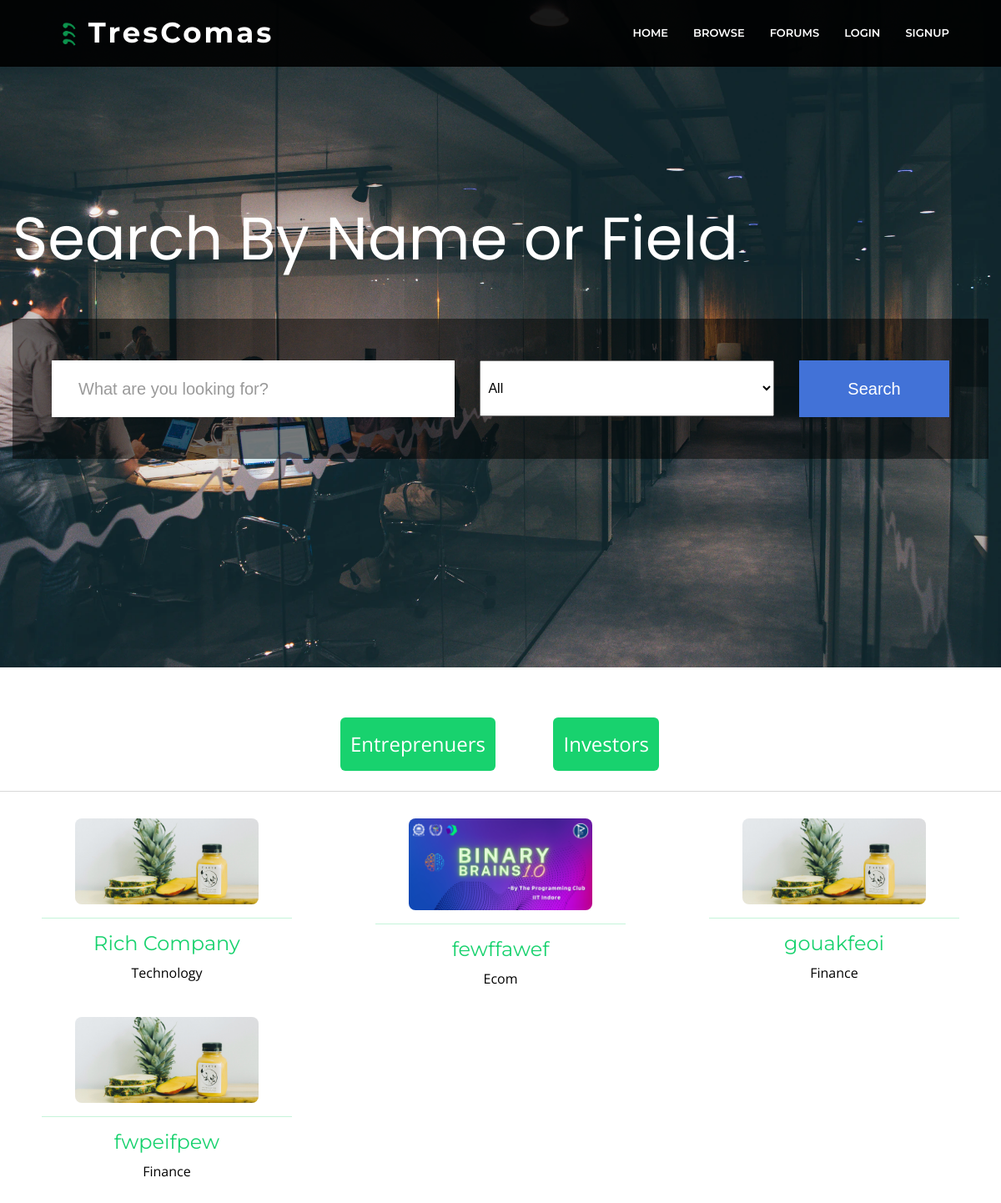
The app's page /browse, older data.
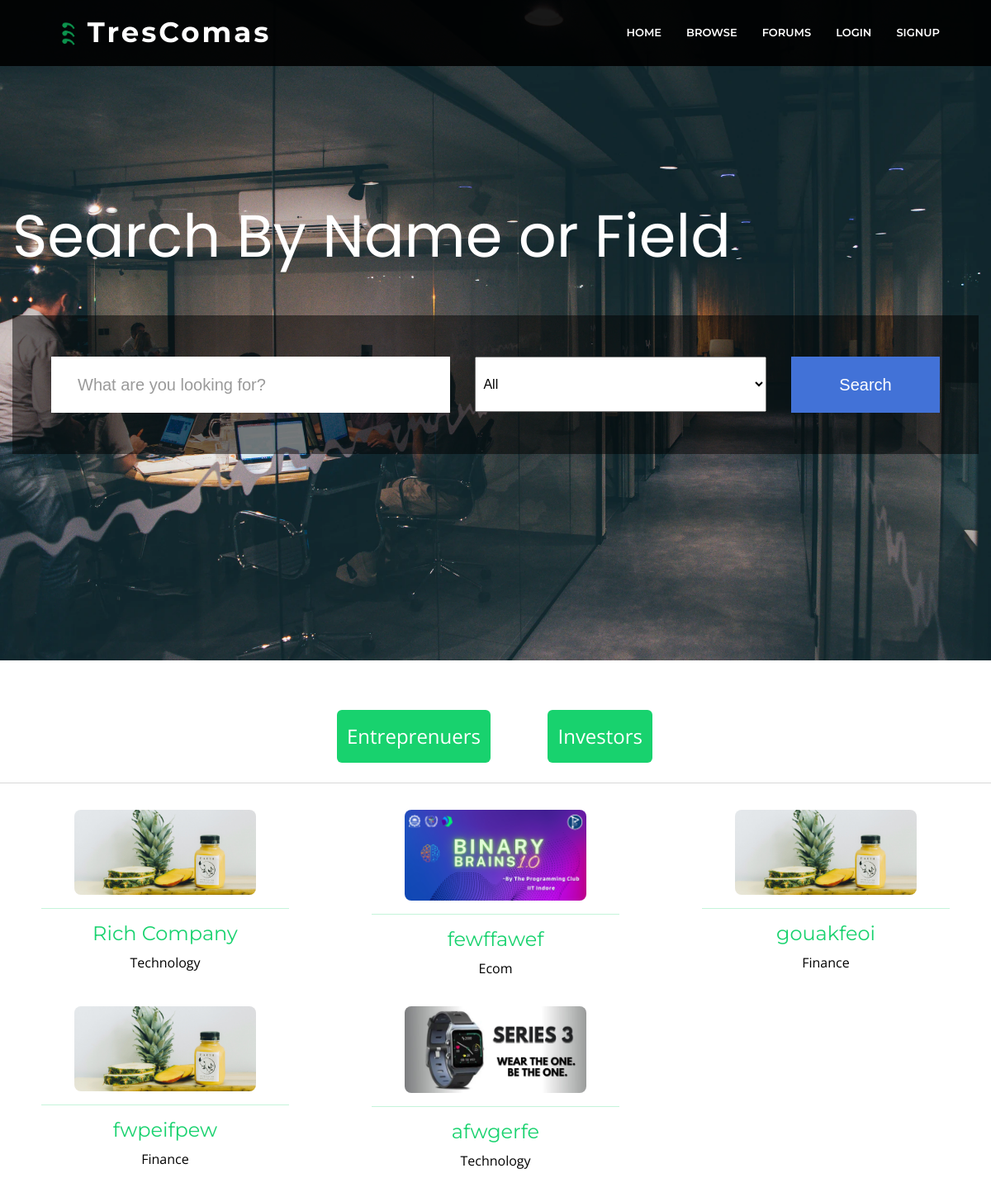
The same page, newer data.
### testx/models.py (models this page shows, shortened)
class Enterp(models.Model):
    user = models.OneToOneField(User, on_delete=models.CASCADE, default=None)
    name = models.CharField(max_length=100)
    username = models.CharField(max_length=100)
    companyname = models.CharField(max_length=100, default="")
    email = models.CharField(max_length=100)
    bplan = models.CharField(max_length=1000, default="Not Shared Yet")
    qpitch = models.CharField(max_length=1000, default="Not Shared Yet")
    cfunds = models.CharField(max_length=1000, default="Not Shared Yet")
    rfunding = models.CharField(max_length=1000, default="Not Shared Yet")
    field = models.CharField(max_length=1000, default="General")
    is_investor = models.BooleanField(default=False)
    image = models.ImageField(default='1920-1.jpg')

### testx/views.py (the view, shortened to what this page needs)
# urls.py: path('browse', views.browse, name="browse"),
def browse(request):
    II = Investor.objects.all()
    EE = Enterp.objects.all()
    return render(request, 'browse.html', {'invs': II, 'ents': EE})

### template/browse.html (shortened to what this page needs)
{% load static %}
<!DOCTYPE html>
<html lang="en">
<head>
  <link href="{% static '/vendor/animate.css/animate.min.css' %}" rel="stylesheet">
  <link href="{% static '/vendor/aos/aos.css' %}" rel="stylesheet">
  <link href="{% static '/vendor/bootstrap/css/bootstrap.min.css' %}" rel="stylesheet">
  <link href="{% static '/vendor/bootstrap-icons/bootstrap-icons.css' %}" rel="stylesheet">
  <link href="{% static '/vendor/glightbox/css/glightbox.min.css' %}" rel="stylesheet">
  <link href="{% static '/vendor/swiper/swiper-bundle.min.css' %}" rel="stylesheet">
  <link href="{% static '/css/style.css'%}" rel="stylesheet">
  <link href="{% static 'css/main.css' %}" rel="stylesheet" />
</head>
<body style="overflow-x: hidden;">
  <header id="header" class="fixed-top d-flex align-items-center header">
    <div class="container-fluid">
      <div class="row justify-content-center align-items-center">
        <div class="col-xl-11 d-flex align-items-center justify-content-between">
            <h1 class="logo" style="border-left:none ;"><a href="/" > <img src="/static/img/,,,.png"> TresComas</a></h1>
          <nav id="navbar" class="navbar">
            <ul>
              <li><a class="nav-link" href="/">Home</a></li>
              <li><a class="nav-link " href="browse">Browse</a></li>
              <li><a class="nav-link " href="/forums">Forums</a></li>
              {% if user.is_authenticated %}
              <li><a class="nav-link " href="/yprofile/{{user.username}}">Your Profile</a></li>
              <li><a class="nav-link " href="/logout">Logout</a></li>
              {% else %}
              <li><a class="nav-link " href="/login">Login</a></li>
              <li><a class="nav-link " href="/signup">Signup</a></li>
              {% endif %}
            </ul>
          </nav>
        </div>
      </div>
    </div>
  </header>
  <div class="s01" style="background: url('/static/img/photo-1541746972996-4e0b0f43e02a.webp'); background-size: cover;">
    <form method="POST">
      <fieldset>
        <legend>Search By Name or Field</legend>
      </fieldset>
      <div class="inner-form">
        <div class="input-field first-wrap">
          <input id="search" name="searchx" type="text" placeholder="What are you looking for?" />
        </div>
        <div class="input-field second-wrap" style="border-radius:20px">
          <select name="filterq" type="text" style="width:100%; height:99%;padding-left: 5px;">
            <option value="all">All</option>
        </select>
        </div>
        <div class="input-field third-wrap">
          <button class="btn-search" type="submit">Search</button>
        </div>
      </div>
    </form>
  </div>
  <div class="row justify-content-center" style="margin-top:5% ;">
    <div class="container " >
      <div class="row" style="margin-bottom: 2%;">
      <div class="col-4"> </div>
      <div class="col-4 ">
        <button class="btn btn-primary" onclick="changetoent()" style="margin-right: 17%; height: 8vh; font-size: x-large;   color: white; background:#18d26e; border: #18d26e; transition: 0.5s; " >Entreprenuers</button>
        <button class="btn btn-primary" onclick="changetoinv()" style="height: 8vh; font-size: x-large;color: white; background:#18d26e; border: #18d26e; transition: 0.5s; " >Investors</button>
      </div>
      </div>
    </div>
    <br/><br/>
    <hr/>
     <div id="showx" class="row pb-5">
        {% for m in ents %}
        <div class="col-4 ">
        <a href="/yprofile/{{m.username}}">
        <div class="portfolio-wrap" style="max-width: 80%; margin-left: 10%;">
        <figure>
            <img src="{{m.image.url}}" class="img-fluid" alt="" style="border-radius: 8px;"/>
        </figure>
        <hr/>
        <div class="portfolio-info">
            <h4 align="center">{{m.companyname}}</h4>
            <p align="center" style="line-height: 0%; color:black">{{m.field}}</p>
        </div>
        </div>
            </a>
        </div>
        {% empty %}
           <h1 align="center">No Results.</h1>
        {% endfor %}
     </div>
  </div>
</body>
</html>

Row changes from the older to the newer data that the page shows:
added Enterp: image (picture), companyname "afwgerfe", field "Technology"
